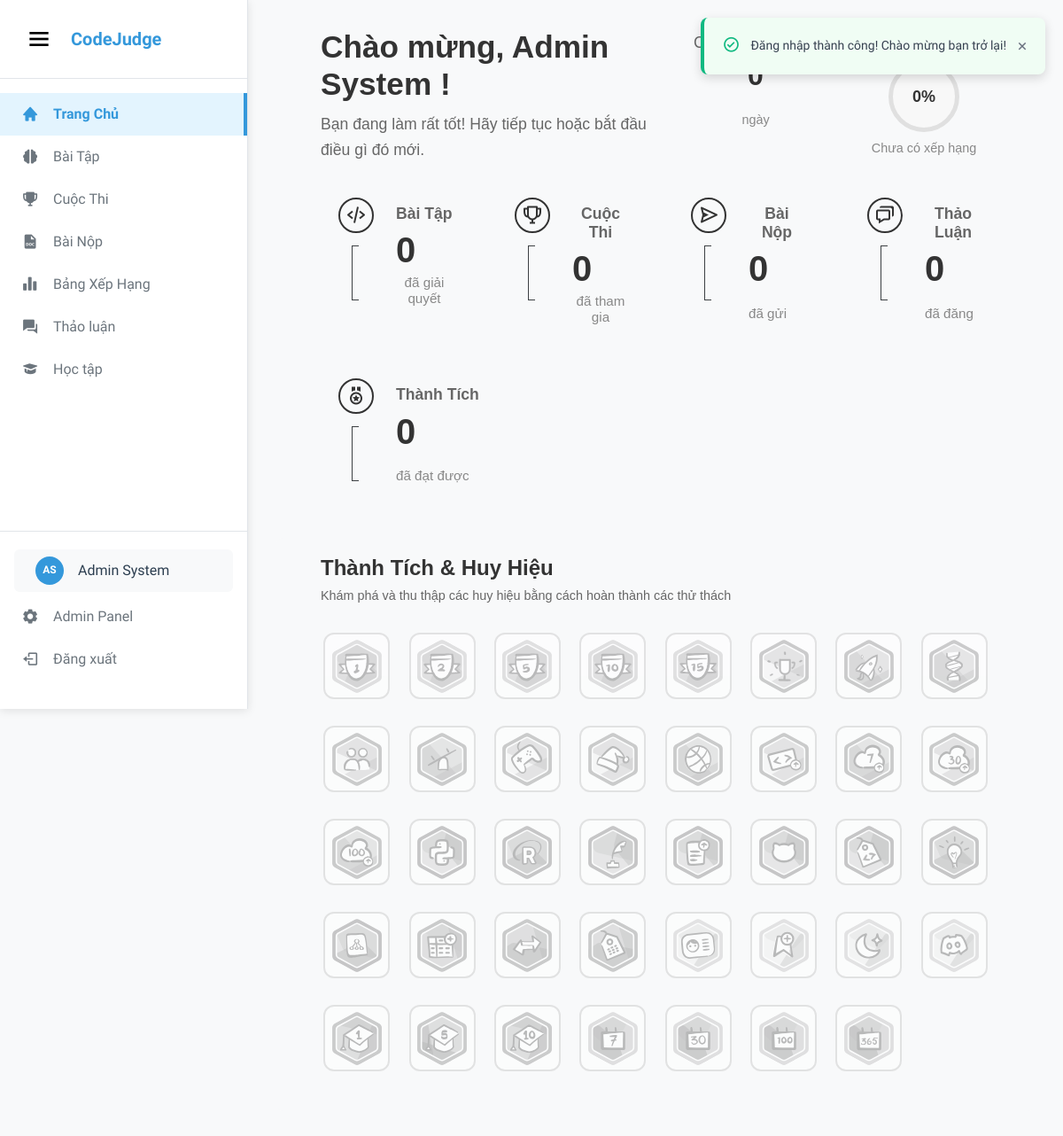
Page /home (signed in) on the committed database.
### tables this page shows
CREATE TABLE `users` (
    `id` INT AUTO_INCREMENT PRIMARY KEY,
    `first_name` VARCHAR(50) NOT NULL,
    `last_name` VARCHAR(50) NOT NULL,
    `username` VARCHAR(50) NOT NULL UNIQUE,
    `email` VARCHAR(100) NOT NULL UNIQUE,
    `password` VARCHAR(255) NOT NULL,
    `role` ENUM('user', 'admin', 'moderator') DEFAULT 'user',
    `is_active` BOOLEAN DEFAULT TRUE,
    `avatar` LONGTEXT NULL,
    `bio` TEXT NULL,
    `github_url` VARCHAR(255) NULL,
    `linkedin_url` VARCHAR(255) NULL,
    `website_url` VARCHAR(255) NULL,
    `youtube_url` VARCHAR(255) NULL,
    `facebook_url` VARCHAR(255) NULL,
    `instagram_url` VARCHAR(255) NULL,
    `badges` JSON NULL DEFAULT '[]',
    `total_problems_solved` INT DEFAULT 0,
    `total_submissions` INT DEFAULT 0,
    `rating` INT DEFAULT -1,
    `login_streak` INT DEFAULT 0,
    `last_login_date` DATE NULL,
    `last_login` TIMESTAMP NULL,
    `created_at` TIMESTAMP DEFAULT CURRENT_TIMESTAMP,
    `updated_at` TIMESTAMP DEFAULT CURRENT_TIMESTAMP ON UPDATE CURRENT_TIMESTAMP,
    
    INDEX `idx_email` (`email`),
    INDEX `idx_username` (`username`),
    INDEX `idx_role` (`role`),
    INDEX `idx_rating` (`rating`)
);

### app/views/home.php (the view, shortened to what the rows shown need)
<?php
require_once APP_PATH . '/models/UserModel.php';
$userModel = new UserModel();
$currentUser = $userModel->getUserById($_SESSION['user_id']);
$userBadges = $userModel->getUserBadges($_SESSION['user_id']);
?>
<div class="profile-container">
    <div class="top-section">
        <div class="welcome-header">
            <h1>Chào mừng, <b><?= htmlspecialchars($currentUser['first_name'] . ' ' . $currentUser['last_name']) ?></b> !</h1>
            <p class="welcome-subtitle">Bạn đang làm rất tốt! Hãy tiếp tục hoặc bắt đầu điều gì đó mới.</p>
        </div>
        <div class="right-stats">
            <div class="stat">
                <p>Chuỗi Đăng Nhập</p>
                <strong><?= $currentUser['login_streak'] ?? 0 ?></strong><br>
                <small>ngày <?= ($currentUser['login_streak'] ?? 0) > 0 ? '– <span class="record-text">tuyệt vời!</span>' : '' ?></small>
            </div>
            <div class="stat">
                <p>Tiến Trình Cấp Độ</p>
                <?php if (isset($currentUser['rating']) && $currentUser['rating'] != -1): ?>
                    <div class="circle"><?= min(100, ($currentUser['rating'] - 1200) / 8) ?>%</div>
                    <small>đến Chuyên Gia</small>
                <?php else: ?>
                    <div class="circle">0%</div>
                    <small>Chưa có xếp hạng</small>
                <?php endif; ?>
            </div>
        </div>
    </div>
    <div class="bottom-stats">
        <div class="stat">
            <div class="stat-left-column">
                <div class="stat-icon">
                    <i class='bx bx-code-alt'></i>
                </div>
                <div class="stat-bracket">
                    <div class="connection-line"></div>
                </div>
            </div>
            <div class="stat-right-column">
                <p>Bài Tập</p>
                <div class="stat-connection">
                    <strong><?= $currentUser['total_problems_solved'] ?? 0 ?></strong>
                    <small>đã giải quyết</small>
                </div>
            </div>
        </div>
        <div class="stat">
            <div class="stat-left-column">
                <div class="stat-icon">
                    <i class='bx bx-trophy'></i>
                </div>
                <div class="stat-bracket">
                    <div class="connection-line"></div>
                </div>
            </div>
            <div class="stat-right-column">
                <p>Cuộc Thi</p>
                <div class="stat-connection">
                    <strong>0</strong>
                    <small>đã tham gia</small>
                </div>
            </div>
        </div>
        <div class="stat">
            <div class="stat-left-column">
                <div class="stat-icon">
                    <i class='bx bx-send'></i>
                </div>
                <div class="stat-bracket">
                    <div class="connection-line"></div>
                </div>
            </div>
            <div class="stat-right-column">
                <p>Bài Nộp</p>
                <div class="stat-connection">
                    <strong><?= $currentUser['total_submissions'] ?? 0 ?></strong>
                    <small>đã gửi</small>
                </div>
            </div>
        </div>
        <div class="stat">
            <div class="stat-left-column">
                <div class="stat-icon">
                    <i class='bx bx-chat'></i>
                </div>
                <div class="stat-bracket">
                    <div class="connection-line"></div>
                </div>
            </div>
            <div class="stat-right-column">
                <p>Thảo Luận</p>
                <div class="stat-connection">
                    <strong>0</strong>
                    <small>đã đăng</small>
                </div>
            </div>
        </div>
        <div class="stat">
            <div class="stat-left-column">
                <div class="stat-icon">
                    <i class='bx bx-medal'></i>
                </div>
                <div class="stat-bracket">
                    <div class="connection-line"></div>
                </div>
            </div>
            <div class="stat-right-column">
                <p>Thành Tích</p>
                <div class="stat-connection">
                    <strong><?= count($userBadges) ?></strong>
                    <small>đã đạt được</small>
                </div>
            </div>
        </div>
    </div>
    <div class="badges-stats">
        <div class="badges-header">
            <h2>Thành Tích & Huy Hiệu</h2>
            <p>Khám phá và thu thập các huy hiệu bằng cách hoàn thành các thử thách</p>
        </div>
        <div class="badges-container">
            <?php
            global $BADGES;
            foreach ($BADGES as $badgeKey => $badge):
                $isEarned = in_array($badgeKey, $userBadges);
                $badgeClass = $isEarned ? 'earned' : 'unearned';
                $assetPath = 'assets/' . $badge['File'];
            ?>
            <div class="badge-item <?php echo $badgeClass; ?>" data-badge="<?php echo htmlspecialchars($badgeKey); ?>">
                <div class="badge-hexagon">
                    <div class="badge-content">
                        <img src="<?php echo $assetPath; ?>" alt="<?php echo htmlspecialchars($badge['title']); ?>" class="badge-icon">
                    </div>
                </div>
            </div>
            <?php endforeach; ?>
        </div>
    </div>
</div>
<?php
include VIEW_PATH . '/layouts/pagesWithSidebar.php';
?>

### app/core/App.php (shortened to what the rows shown need)
<?php
class App
{
    private $routes;
    private $currentUri;
    public function __construct()
    {
        $this->routes = require_once ROOT_PATH . '/routes/web.php';
        $this->currentUri = $this->getCurrentUri();
    }
    public function run()
    {
        try {
            $this->route();
        } catch (Exception $e) {
            $this->handleError($e);
        }
    }
    private function getCurrentUri()
    {
        $uri = $_SERVER['REQUEST_URI'];
        $uri = trim($uri, '/');
        return $uri;
    }
    private function route()
    {
        foreach ($this->routes as $pattern => $handler) {
            $regex = str_replace('/', '\/', $pattern);
            $regex = '/^' . $regex . '$/';
            if (preg_match($regex, $this->currentUri, $matches)) {
                $this->callHandler($handler, array_slice($matches, 1));
                return;
            }
        }
    }
    private function callHandler($handler, $params = [])
    {
        try {
            if (strpos($handler, '@') !== false) {
                list($controllerName, $methodName) = explode('@', $handler);
                $controllerFile = CONTROLLER_PATH . '/' . $controllerName . '.php';
                if (file_exists($controllerFile)) {
                    if (class_exists($controllerName)) {
                        $controller = new $controllerName();
                        if (method_exists($controller, $methodName)) {
                            call_user_func_array([$controller, $methodName], $params);
                            return;
                        }
                    }
                }
            }
        } catch (Exception $e) {
            $this->handleError($e);
        }
    }
}
?>

### app/views/components/globalSidebar.php (shortened to what the rows shown need)
<?php
$current_uri = $_SERVER['REQUEST_URI'];
?>
<div class="global-sidebar" id="globalSidebar">
    <div class="sidebar-header">
        <button class="sidebar-toggle" id="sidebarToggle">
            <i class='bx bx-menu'></i>
        </button>
        <div class="logo">
            <a href="/" class="logo-link">
                <span class="logo-text">CodeJudge</span>
            </a>
        </div>
    </div>
    <nav class="sidebar-nav">
        <ul class="nav-list">
            <li class="nav-item">
                <a href="/home" class="nav-link <?= $current_uri === '/' || $current_uri === '/home' ? 'active' : '' ?>">
                    <i class='bx bxs-home'></i>
                    <span class="nav-text">Trang Chủ</span>
                </a>
            </li>
            <li class="nav-item">
                <a href="/problems" class="nav-link <?= strpos($current_uri, '/problems') !== false ? 'active' : '' ?>">
                    <i class='bx bxs-brain'></i>
                    <span class="nav-text">Bài Tập</span>
                </a>
            </li>
            <li class="nav-item">
                <a href="/contests" class="nav-link <?= strpos($current_uri, '/contests') !== false ? 'active' : '' ?>">
                    <i class='bx bxs-trophy'></i>
                    <span class="nav-text">Cuộc Thi</span>
                </a>
            </li>
            <li class="nav-item">
                <a href="/submissions" class="nav-link <?= strpos($current_uri, '/submissions') !== false ? 'active' : '' ?>">
                    <i class='bx bxs-file-doc'></i>
                    <span class="nav-text">Bài Nộp</span>
                </a>
            </li>
            <li class="nav-item">
                <a href="/leaderboard" class="nav-link <?= strpos($current_uri, '/leaderboard') !== false ? 'active' : '' ?>">
                    <i class='bx bxs-bar-chart-alt-2'></i>
                    <span class="nav-text">Bảng Xếp Hạng</span>
                </a>
            </li>
            <li class="nav-item">
                <a href="/discussions" class="nav-link <?= strpos($current_uri, '/discussions') !== false ? 'active' : '' ?>">
                    <i class='bx bxs-conversation'></i>
                    <span class="nav-text">Thảo luận</span>
                </a>
            </li>
            <li class="nav-item">
                <a href="/learning" class="nav-link <?= strpos($current_uri, '/learning') !== false ? 'active' : '' ?>">
                    <i class='bx bxs-graduation'></i>
                    <span class="nav-text">Học tập</span>
                </a>
            </li>
        </ul>
        <div class="sidebar-footer">
            <ul class="nav-list">
                <?php if (isset($_SESSION['user_id'])): ?>
                    <li class="nav-item user-profile-item">
                        <a href="/profile" class="nav-link user-profile-link <?= strpos($current_uri, '/profile') !== false ? 'active' : '' ?>">
                            <div class="user-avatar-sidebar">
                                <?php if ($currentUser && $currentUser['avatar']): ?>
                                    <img src="<?= AvatarHelper::base64ToImageSrc($currentUser['avatar']) ?>" alt="Avatar" class="avatar-image">
                                <?php else: ?>
                                    <div class="avatar-initials">
                                        <?= AvatarHelper::getInitials($currentUser ? $currentUser['first_name'] . ' ' . $currentUser['last_name'] : 'U') ?>
                                    </div>
                                <?php endif; ?>
                            </div>
                            <span class="nav-text user-name"><?= $currentUser ? htmlspecialchars($currentUser['first_name'] . ' ' . $currentUser['last_name']) : 'Người dùng' ?></span>
                        </a>
                    </li>
                    <?php if (isset($currentUser['role']) && $currentUser['role'] === 'admin'): ?>
                    <li class="nav-item">
                        <a href="/admin" class="nav-link">
                            <i class='bx bxs-cog'></i>
                            <span class="nav-text">Admin Panel</span>
                        </a>
                    </li>
                    <?php endif; ?>
                    <li class="nav-item">
                        <a href="/logout" class="nav-link">
                            <i class='bx bx-log-out'></i>
                            <span class="nav-text">Đăng xuất</span>
                        </a>
                    </li>
                <?php endif; ?>
            </ul>
        </div>
    </nav>
</div>

### app/views/components/popupNotification.php (shortened to what the rows shown need)
<?php
$notification = null;
if (isset($_SESSION['notification'])) {
    $notification = $_SESSION['notification'];
}
if ($notification): ?>
<div id="popupNotification" class="popup-notification <?= htmlspecialchars($notification['type']) ?>" style="display: block;">
    <div class="notification-content">
        <div class="notification-icon">
            <?php if ($notification['type'] === 'success'): ?>
                <i class='bx bx-check-circle'></i>
            <?php elseif ($notification['type'] === 'error'): ?>
                <i class='bx bx-error-circle'></i>
            <?php elseif ($notification['type'] === 'warning'): ?>
                <i class='bx bx-error'></i>
            <?php else: ?>
                <i class='bx bx-info-circle'></i>
            <?php endif; ?>
        </div>
        <div class="notification-message">
            <?= htmlspecialchars($notification['message']) ?>
        </div>
        <button class="notification-close" onclick="closeNotification()">
            <i class='bx bx-x'></i>
        </button>
    </div>
</div>
<?php endif; ?>

### rows in the picture
users: first_name+last_name "AS", first_name+last_name "Admin System", role "admin" (drawn), login_streak "0", rating "0%", total_problems_solved "0", total_submissions "0", badges "0"
